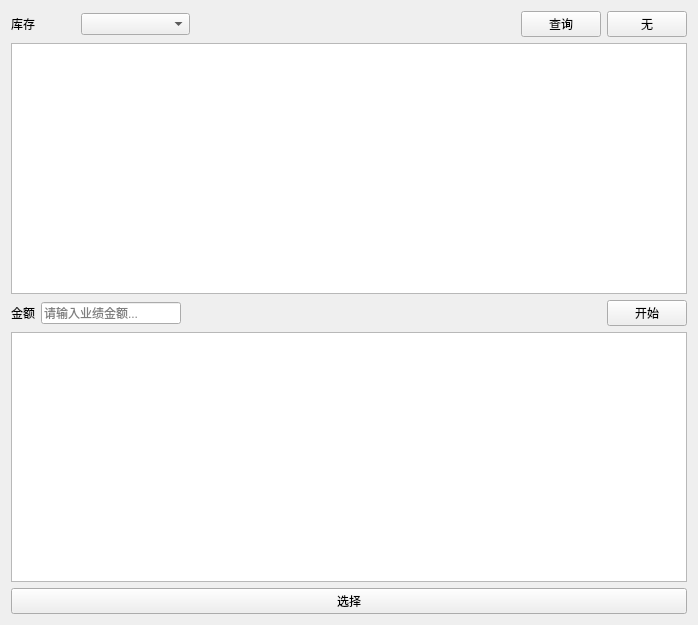
<?xml version="1.0" encoding="UTF-8"?>
<ui version="4.0">
 <class>Form</class>
 <widget class="QWidget" name="Form">
  <property name="windowModality">
   <enum>Qt::NonModal</enum>
  </property>
  <property name="geometry">
   <rect>
    <x>0</x>
    <y>0</y>
    <width>698</width>
    <height>625</height>
   </rect>
  </property>
  <property name="windowTitle">
   <string>报业绩</string>
  </property>
  <layout class="QVBoxLayout" name="verticalLayout">
   <item>
    <layout class="QHBoxLayout" name="horizontalLayout" stretch="0,0,1,3,0,0">
     <item>
      <widget class="QLabel" name="label">
       <property name="text">
        <string>库存</string>
       </property>
      </widget>
     </item>
     <item>
      <spacer name="horizontalSpacer_3">
       <property name="orientation">
        <enum>Qt::Horizontal</enum>
       </property>
       <property name="sizeHint" stdset="0">
        <size>
         <width>40</width>
         <height>20</height>
        </size>
       </property>
      </spacer>
     </item>
     <item>
      <widget class="QComboBox" name="product_list"/>
     </item>
     <item>
      <spacer name="horizontalSpacer_2">
       <property name="orientation">
        <enum>Qt::Horizontal</enum>
       </property>
       <property name="sizeHint" stdset="0">
        <size>
         <width>40</width>
         <height>20</height>
        </size>
       </property>
      </spacer>
     </item>
     <item>
      <widget class="QPushButton" name="search_button">
       <property name="text">
        <string>查询</string>
       </property>
      </widget>
     </item>
     <item>
      <widget class="QPushButton" name="push_button">
       <property name="text">
        <string>无</string>
       </property>
      </widget>
     </item>
    </layout>
   </item>
   <item>
    <widget class="QTableWidget" name="data_table"/>
   </item>
   <item>
    <layout class="QHBoxLayout" name="horizontalLayout_2" stretch="0,1,3,0">
     <item>
      <widget class="QLabel" name="money">
       <property name="text">
        <string>金额</string>
       </property>
      </widget>
     </item>
     <item>
      <widget class="QLineEdit" name="money_input">
       <property name="placeholderText">
        <string>请输入业绩金额...</string>
       </property>
      </widget>
     </item>
     <item>
      <spacer name="horizontalSpacer">
       <property name="orientation">
        <enum>Qt::Horizontal</enum>
       </property>
       <property name="sizeHint" stdset="0">
        <size>
         <width>40</width>
         <height>20</height>
        </size>
       </property>
      </spacer>
     </item>
     <item>
      <widget class="QPushButton" name="start_button">
       <property name="text">
        <string>开始</string>
       </property>
      </widget>
     </item>
    </layout>
   </item>
   <item>
    <widget class="QListWidget" name="listWidget"/>
   </item>
   <item>
    <layout class="QHBoxLayout" name="horizontalLayout_3" stretch="1">
     <item>
      <widget class="QPushButton" name="choose_button">
       <property name="text">
        <string>选择</string>
       </property>
      </widget>
     </item>
    </layout>
   </item>
  </layout>
 </widget>
 <resources/>
 <connections/>
</ui>
